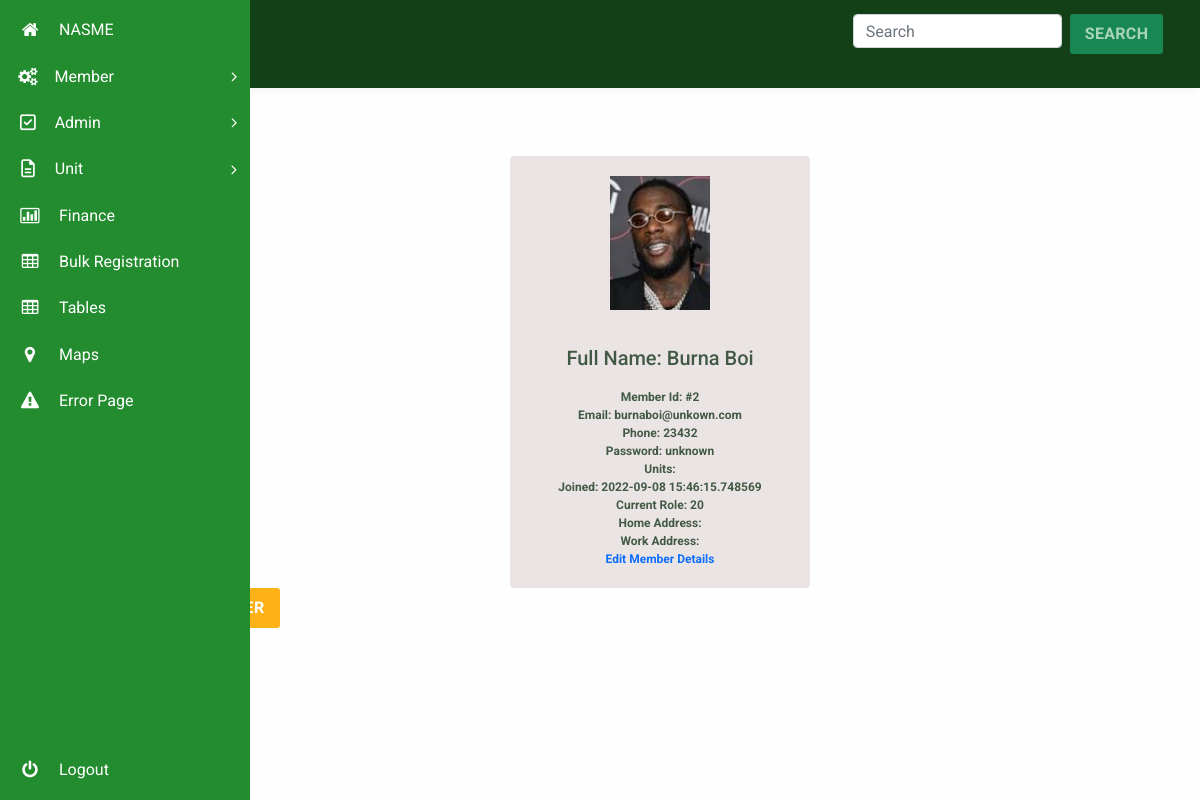
The app's page /admin/manage/2 (signed in), older data.
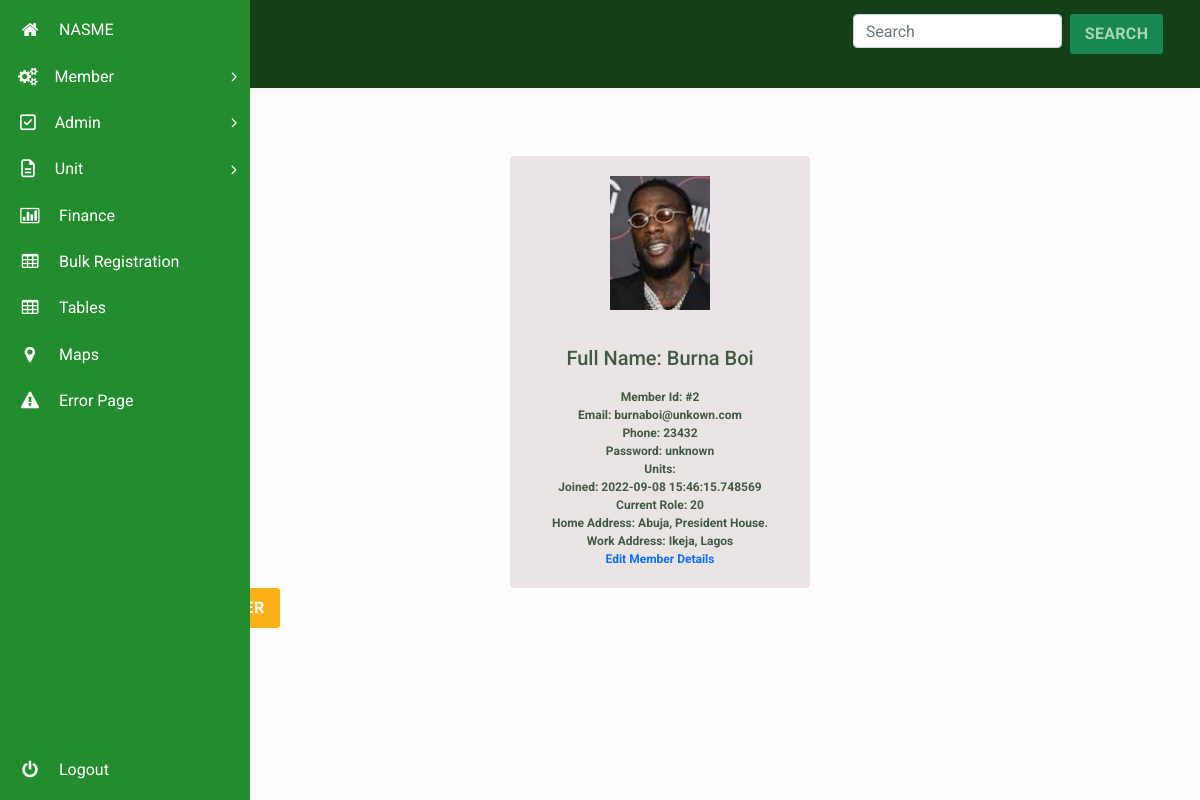
The same page, newer data.
### membership/models.py (models this page shows, shortened)
class User(db.Model, UserMixin):
  id = db.Column(db.Integer, primary_key=True)
  units = db.relationship("Unit", secondary=user_unit, backref="unit_members", lazy="dynamic")
  username = db.Column(db.String(20), unique=True, nullable=False)
  email = db.Column(db.String(120), unique=True, nullable=False)
  phone = db.Column(db.String(60), unique=True, nullable=False, default="")
  password = db.Column(db.String(60), nullable=False, default="~~~~~~~")
  image_file = db.Column(db.String(20), nullable=False, default='default.jpg')
  date_registered = db.Column(db.DateTime, nullable=False, default=datetime.utcnow)
  role = db.Column(db.String(6), nullable=False, default="USER")
  _is_superadmin = db.Column("is_superadmin", db.Boolean, nullable=False, default=False)
  current_salary = db.Column(db.String(60))
  occupation = db.Column(db.String(60))
  experience = db.Column(db.String(60))
  date_of_birth = db.Column(db.String(), nullable=False, default=datetime.utcnow)
  home_address = db.Column(db.String())
  work_address = db.Column(db.String())
  @property
  def is_superadmin(self):
      return self._is_superadmin
  @is_superadmin.setter
  def is_superadmin(self, s):
    if type(s) == type(str()):
      if s.lower() == "true":
        self._is_superadmin = True
      elif s.lower() == "false":
        self._is_superadmin = False
    else:
      self._is_superadmin = s

### membership/routes.py (the view)
@app.route('/admin/manage/<int:member_id>')
@login_required
def view_member(member_id):
  if current_user.role == "ADMIN":
    member = User.query.get_or_404(member_id)
    return render_template('profile.html', member=member)
  else:
    return redirect(url_for('home'))

### membership/models.py (called while the page is built)
@login_manager.user_loader
def load_user(user_id):
    return User.query.get(int(user_id))

### membership/templates/profile.html (shortened to what this page needs)
{% extends "dashboard_layout.html" %}
{% block content %}
<section class="wrapper scrollable">
	<nav class="user-menu">
	</nav>
	<br>
	<br>
	<div class="bedd">
		<div >
			<img src="/static/profile_pics/{{ member.image_file }}" alt="image" width="100px">
		</div>
		<br>
		<br>
		<div>
			<h5>Full Name: {{ member.username }}</h5>
		</div>
		<br>
		<div>
			<p>Member Id: #{{ member.id }}</p>
		</div>
		<div>
			<p>Email: {{ member.email }}</p>
		</div>
		<div>
			<p>Phone: {{ member.phone }}</p>
		</div>
		<div>
			<p>Password: {{ member.password }}</p>
		</div>
		<div>
			<p>Units:
			</p>
		</div>
		<div>
			<p>Joined: {{ member.date_registered }}</p>
		</div>
		<div>
			<p>Current Role: {{ member.occupation }}</p>
		</div>
		<div>
			<p>Home Address: {{ member.home_address }}</p>
		</div>
		<div>
			<p>Work Address: {{ member.work_address }}</p>
		</div>
		<div>
			<p><a href="{{ url_for('edit_member', member_id=member.id) }}">Edit Member Details</a></p>
		</div>
	</div>
</button> &nbsp;&nbsp; <button type="button" class="btn btn-danger" data-toggle="modal" data-target="#verifydeletemodal">Delete User</button></td>
</section>
{% endblock content %}

Row changes from the older to the newer data that the page shows:
changed User "Burna Boi": home_address (not shown) → "Abuja, President House."; work_address (not shown) → "Ikeja, Lagos"
